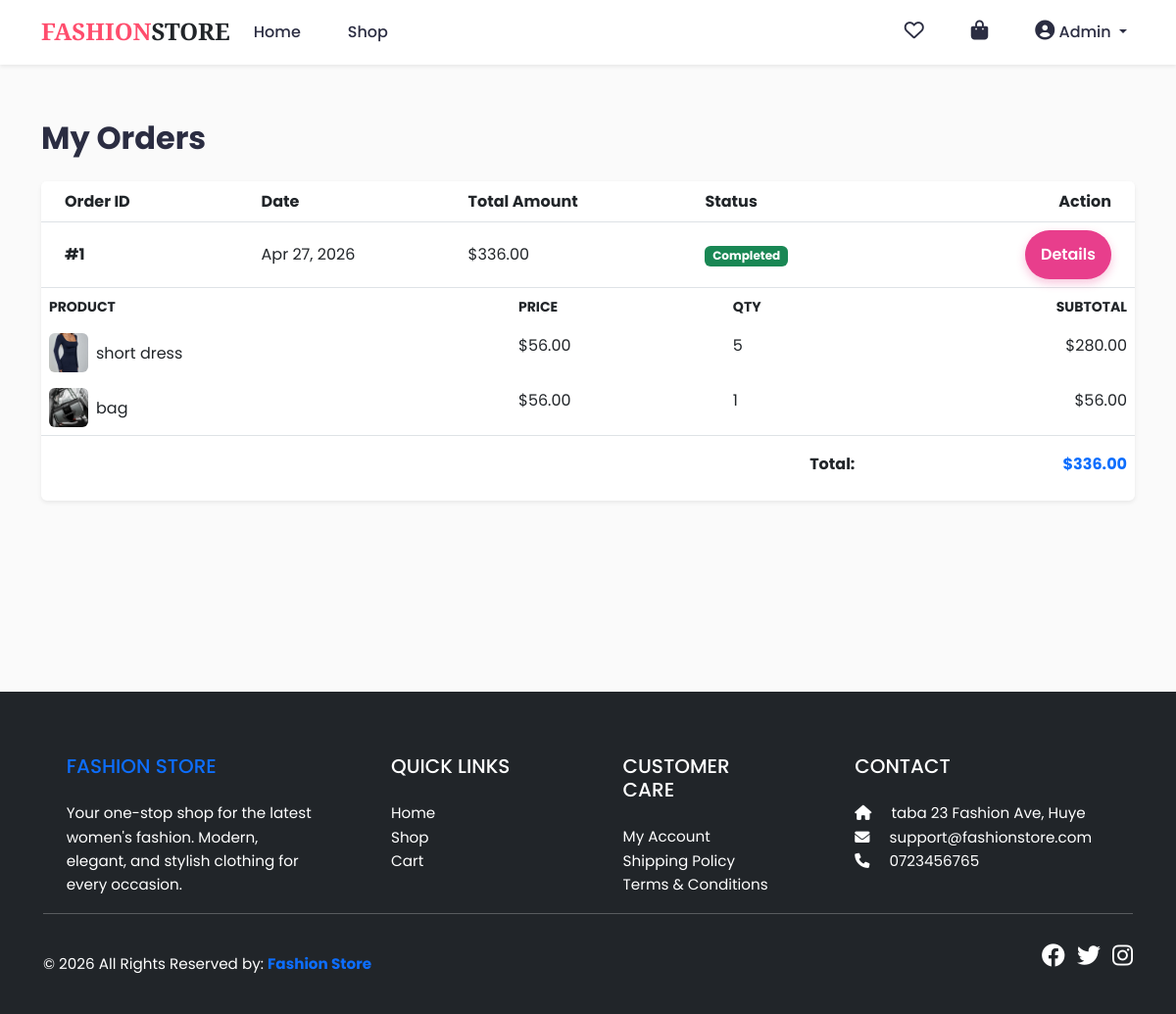
Screenshot of /order_history.php (signed in) with the database file from the repository.
### tables this page shows
CREATE TABLE `orders` (
  `id` int(11) NOT NULL,
  `user_id` int(11) NOT NULL,
  `total_price` decimal(10,2) NOT NULL,
  `status` enum('pending','completed','cancelled') DEFAULT 'pending',
  `created_at` timestamp NOT NULL DEFAULT current_timestamp()
);

CREATE TABLE `order_items` (
  `id` int(11) NOT NULL,
  `order_id` int(11) NOT NULL,
  `product_id` int(11) NOT NULL,
  `quantity` int(11) NOT NULL,
  `price` decimal(10,2) NOT NULL
);

CREATE TABLE `products` (
  `id` int(11) NOT NULL,
  `name` varchar(255) NOT NULL,
  `price` decimal(10,2) NOT NULL,
  `description` text DEFAULT NULL,
  `image` varchar(255) DEFAULT NULL,
  `category_id` int(11) DEFAULT NULL,
  `created_at` timestamp NOT NULL DEFAULT current_timestamp()
);

### includes/config.php (called while the page is built, shortened)
<?php
function isLoggedIn() {
    return isset($_SESSION['user_id']);
}
?>

### order_history.php (the view, shortened to what this page needs)
<?php
require_once 'includes/config.php';
$user_id = $_SESSION['user_id'];
$stmt = $pdo->prepare("SELECT * FROM orders WHERE user_id = ? ORDER BY created_at DESC");
$stmt->execute([$user_id]);
$orders = $stmt->fetchAll();
include 'includes/header.php';
?>
<div class="container mb-5">
    <h2 class="fw-bold mb-4">My Orders</h2>
    <?php if ($orders): ?>
        <div class="card border-0 shadow-sm overflow-hidden">
            <div class="table-responsive">
                <table class="table table-hover align-middle mb-0">
                    <thead class="bg-light">
                        <tr>
                            <th class="px-4">Order ID</th>
                            <th>Date</th>
                            <th>Total Amount</th>
                            <th>Status</th>
                            <th class="px-4 text-end">Action</th>
                        </tr>
                    </thead>
                    <tbody>
                        <?php foreach ($orders as $order): ?>
                            <tr>
                                <td class="px-4 fw-bold">#<?php echo $order['id']; ?></td>
                                <td><?php echo date('M d, Y', strtotime($order['created_at'])); ?></td>
                                <td>$<?php echo number_format($order['total_price'], 2); ?></td>
                                <td>
                                    <?php if ($order['status'] === 'completed'): ?>
                                        <span class="badge bg-success">Completed</span>
                                    <?php elseif ($order['status'] === 'pending'): ?>
                                        <span class="badge bg-warning">Pending</span>
                                    <?php else: ?>
                                        <span class="badge bg-danger"><?php echo ucfirst($order['status']); ?></span>
                                    <?php endif; ?>
                                </td>
                                <td class="px-4 text-end">
                                    <button class="btn btn-sm btn-outline-primary rounded-pill px-3" data-bs-toggle="modal" data-bs-target="#orderModal<?php echo $order['id']; ?>">
                                        Details
                                    </button>
                                </td>
                            </tr>
                            <div class="modal fade" id="orderModal<?php echo $order['id']; ?>" tabindex="-1">
                                <div class="modal-dialog modal-lg">
                                    <div class="modal-content border-0 shadow">
                                        <div class="modal-body p-4">
                                            <?php
                                            $item_stmt = $pdo->prepare("SELECT oi.*, p.name, p.image FROM order_items oi JOIN products p ON oi.product_id = p.id WHERE oi.order_id = ?");
                                            $item_stmt->execute([$order['id']]);
                                            $items = $item_stmt->fetchAll();
                                            ?>
                                            <div class="table-responsive">
                                                <table class="table table-borderless">
                                                    <thead>
                                                        <tr class="text-muted small text-uppercase">
                                                            <th>Product</th>
                                                            <th>Price</th>
                                                            <th>Qty</th>
                                                            <th class="text-end">Subtotal</th>
                                                        </tr>
                                                    </thead>
                                                    <tbody>
                                                        <?php foreach ($items as $item): ?>
                                                            <tr>
                                                                <td>
                                                                    <div class="d-flex align-items-center">
                                                                        <img src="<?php echo BASE_URL . UPLOAD_DIR . ($item['image'] ?: 'no-image.jpg'); ?>" class="rounded me-2" style="width: 40px; height: 40px; object-fit: cover;">
                                                                        <span><?php echo $item['name']; ?></span>
                                                                    </div>
                                                                </td>
                                                                <td>$<?php echo number_format($item['price'], 2); ?></td>
                                                                <td><?php echo $item['quantity']; ?></td>
                                                                <td class="text-end">$<?php echo number_format($item['price'] * $item['quantity'], 2); ?></td>
                                                            </tr>
                                                        <?php endforeach; ?>
                                                    </tbody>
                                                    <tfoot>
                                                        <tr class="border-top">
                                                            <td colspan="3" class="text-end fw-bold pt-3">Total:</td>
                                                            <td class="text-end fw-bold text-primary pt-3">$<?php echo number_format($order['total_price'], 2); ?></td>
                                                        </tr>
                                                    </tfoot>
                                                </table>
                                            </div>
                                        </div>
                                    </div>
                                </div>
                            </div>
                        <?php endforeach; ?>
                    </tbody>
                </table>
            </div>
        </div>
    <?php endif; ?>
</div>
<?php include 'includes/footer.php'; ?>

### includes/header.php (shortened to what this page needs)
<!DOCTYPE html>
<html lang="en">
<head>
    <link href="https://cdn.jsdelivr.net/npm/bootstrap@5.3.0/dist/css/bootstrap.min.css" rel="stylesheet">
    <link rel="stylesheet" href="https://cdnjs.cloudflare.com/ajax/libs/font-awesome/6.0.0/all.min.css">
    <link rel="stylesheet" href="<?php echo BASE_URL; ?>assets/css/style.css">
</head>
<body>
<nav class="navbar navbar-expand-lg navbar-light bg-white shadow-sm sticky-top">
    <div class="container">
        <a class="navbar-brand" href="<?php echo BASE_URL; ?>index.php">FASHION<span class="text-dark">STORE</span></a>
        <div class="collapse navbar-collapse" id="navbarNav">
            <ul class="navbar-nav me-auto">
                <li class="nav-item"><a class="nav-link" href="<?php echo BASE_URL; ?>index.php">Home</a></li>
                <li class="nav-item"><a class="nav-link" href="<?php echo BASE_URL; ?>shop.php">Shop</a></li>
            </ul>
            <ul class="navbar-nav ms-auto align-items-center">
                <li class="nav-item">
                    <a class="nav-link" href="<?php echo BASE_URL; ?>wishlist.php">
                        <i class="far fa-heart fs-5"></i>
                    </a>
                </li>
                <li class="nav-item">
                    <a class="nav-link position-relative" href="<?php echo BASE_URL; ?>cart.php">
                        <i class="fas fa-shopping-bag fs-5"></i>
                    </a>
                </li>
                <?php if (isLoggedIn()): ?>
                    <li class="nav-item dropdown">
                        <a class="nav-link dropdown-toggle" href="#" id="userDropdown" role="button" data-bs-toggle="dropdown">
                            <i class="fas fa-user-circle fs-5"></i> <?php echo explode(' ', $_SESSION['user_name'])[0]; ?>
                        </a>
                    </li>
                <?php else: ?>
                    <li class="nav-item"><a class="nav-link" href="<?php echo BASE_URL; ?>login.php">Login</a></li>
                    <li class="nav-item"><a class="btn btn-primary btn-sm ms-lg-2 rounded-pill px-4" href="<?php echo BASE_URL; ?>register.php">Register</a></li>
                <?php endif; ?>
            </ul>
        </div>
    </div>
</nav>
<main class="py-4">

### includes/footer.php (shortened to what this page needs)
</main>
<footer class="bg-dark text-white pt-5 pb-4 mt-5">
    <div class="container text-center text-md-start">
        <div class="row">
            <div class="col-md-3 col-lg-3 col-xl-3 mx-auto mt-3">
                <h5 class="text-uppercase mb-4 font-weight-bold text-primary">Fashion Store</h5>
                <p>Your one-stop shop for the latest women's fashion. Modern, elegant, and stylish clothing for every occasion.</p>
            </div>
            <div class="col-md-2 col-lg-2 col-xl-2 mx-auto mt-3">
                <h5 class="text-uppercase mb-4 font-weight-bold">Quick Links</h5>
                <p><a href="<?php echo BASE_URL; ?>index.php" class="text-white text-decoration-none">Home</a></p>
                <p><a href="<?php echo BASE_URL; ?>shop.php" class="text-white text-decoration-none">Shop</a></p>
                <p><a href="<?php echo BASE_URL; ?>cart.php" class="text-white text-decoration-none">Cart</a></p>
            </div>
            <div class="col-md-3 col-lg-2 col-xl-2 mx-auto mt-3">
                <h5 class="text-uppercase mb-4 font-weight-bold">Customer Care</h5>
                <p><a href="#" class="text-white text-decoration-none">My Account</a></p>
                <p><a href="#" class="text-white text-decoration-none">Shipping Policy</a></p>
                <p><a href="#" class="text-white text-decoration-none">Terms & Conditions</a></p>
            </div>
            <div class="col-md-4 col-lg-3 col-xl-3 mx-auto mt-3">
                <h5 class="text-uppercase mb-4 font-weight-bold">Contact</h5>
                <p><i class="fas fa-home me-3"></i> taba 23 Fashion Ave, Huye</p>
                <p><i class="fas fa-envelope me-3"></i> support@fashionstore.com</p>
                <p><i class="fas fa-phone me-3"></i> 0723456765</p>
            </div>
        </div>
        <hr class="mb-4">
        <div class="row align-items-center">
            <div class="col-md-7 col-lg-8">
                <p>© <?php echo date('Y'); ?> All Rights Reserved by:
                    <a href="#" class="text-decoration-none"><strong class="text-primary">Fashion Store</strong></a>
                </p>
            </div>
            <div class="col-md-5 col-lg-4">
                <div class="text-center text-md-end">
                    <ul class="list-unstyled list-inline">
                        <li class="list-inline-item"><a href="#" class="btn-floating btn-sm text-white fs-4"><i class="fab fa-facebook"></i></a></li>
                        <li class="list-inline-item"><a href="#" class="btn-floating btn-sm text-white fs-4"><i class="fab fa-twitter"></i></a></li>
                        <li class="list-inline-item"><a href="#" class="btn-floating btn-sm text-white fs-4"><i class="fab fa-instagram"></i></a></li>
                    </ul>
                </div>
            </div>
        </div>
    </div>
</footer>
</body>
</html>

### assets/css/style.css (style rules this page uses)
* { margin: 0; padding: 0; box-sizing: border-box; }
body { font-family: 'Segoe UI', Tahoma, Geneva, Verdana, sans-serif; line-height: 1.6; color: #333; background: #fafafa; }
nav ul { display: flex; list-style: none; gap: 2rem; }
nav a { text-decoration: none; color: #555; font-weight: 500; transition: color 0.3s, border-bottom 0.3s; padding-bottom: 5px; border-bottom: 2px solid transparent; }
main { max-width: 1200px; margin: 2rem auto; padding: 0 1.5rem; min-height: 70vh; }
.btn { display: inline-block; padding: 0.8rem 2rem; background: #e83e8c; color: #fff; border: none; border-radius: 50px; cursor: pointer; text-decoration: none; font-size: 1rem; font-weight: 600; transition: background 0.3s, transform 0.2s, box-shadow 0.3s; box-shadow: 0 4px 10px rgba(232,62,140,0.3); }
footer { background: #222; color: #aaa; text-align: center; padding: 2rem; margin-top: 4rem; font-size: 0.95rem; }
footer p { max-width: 1200px; margin: 0 auto; }

### includes/header.php (style rules this page uses)
:root { --primary-color: #ff4d6d; --secondary-color: #2b2d42; --accent-color: #8d99ae; --light-bg: #f8f9fa; }
body { font-family: 'Poppins', sans-serif; color: var(--secondary-color); }
.navbar-brand { font-family: 'Playfair Display', serif; font-weight: 700; font-size: 1.5rem; color: var(--primary-color) !important; }
.nav-link { font-weight: 500; color: var(--secondary-color) !important; }

### rows the page displays
orders: id "1", created_at "Apr 27, 2026", total_price "336.00", status "Completed"
order_items: product.image (picture), product.name "short dress", price "56.00", quantity "5", $item['price'] * $item['quantity'] "280.00"
order_items: product.image (picture), product.name "bag", price "56.00", quantity "1", $item['price']*$item['quantity'] "56.00"

### other values shown
explode(' ', $_SESSION['user_name'])[0] "Admin"
